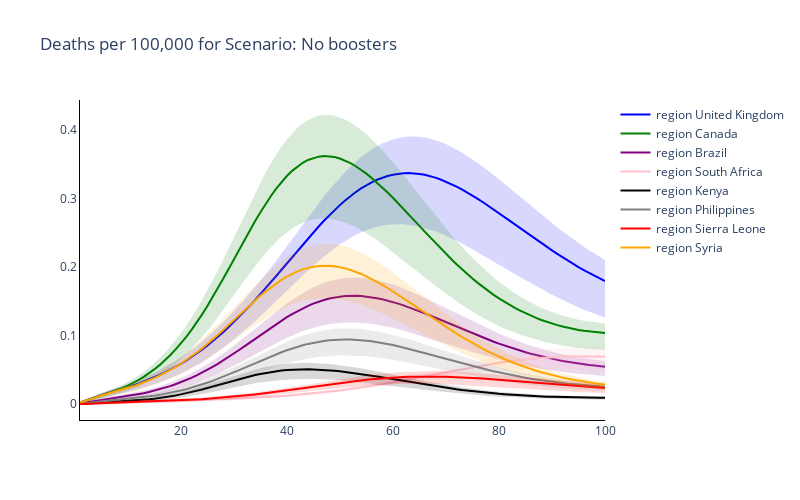
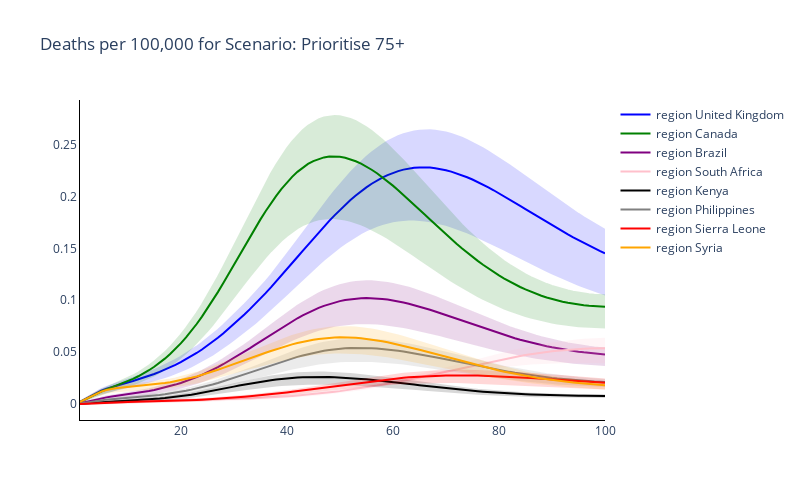
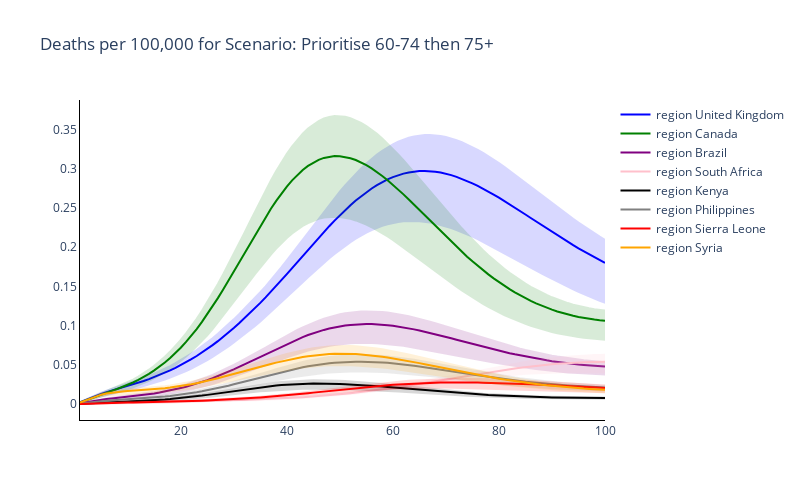
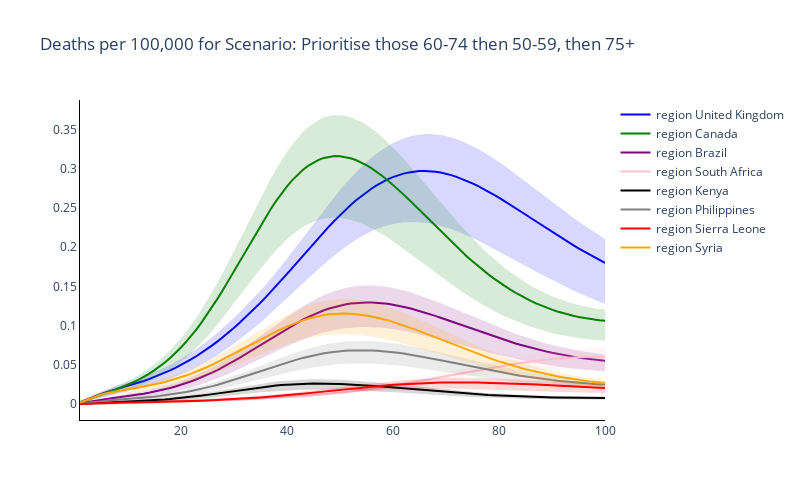

These figures' notebook cell, in order:
### Markdown cell above
### Plot the time series of numbers of deaths of the two regions

### Code cell
# Trace names - represent the solver used for the simulation
trace_name = ['region {}'.format(r) for r in regions]

# Plot for each boosting scenario
for s, scenario in enumerate(scenario_names):
    fig = go.Figure()
    # Plot (line plot for each solver method for each age)
    for r, reg in enumerate(regions):
        fig.add_trace(
            go.Scatter(
                y=total_new_deaths_mean[r][s, :],
                x=parameters.simulation_parameters.times,
                mode='lines',
                name=trace_name[r],
                line_color=colours[r],
            )
        )

        fig.add_trace(
            go.Scatter(
                y=total_new_deaths_upper[r][s, :].tolist() + total_new_deaths_lower[r][s, :].tolist()[::-1],
                x=parameters.simulation_parameters.times + parameters.simulation_parameters.times[::-1],
                mode='lines',
                name=trace_name[r],
                fill='toself',
                fillcolor=colours[r],
                line_color=colours[r],
                opacity=0.15,
                showlegend=False
            )
        )

    # Add axis labels
    fig.update_layout(
        boxmode='group',
        title='Deaths per 100,000 for Scenario: {}'.format(scenario),
        width=800,
        height=500,
        plot_bgcolor='white',
        xaxis=dict(linecolor='black'),
        yaxis=dict(linecolor='black'),
        hovermode='x unified'
        )

    fig.write_image('images/Deaths Scenario {}.pdf'.format(s+1))
    fig.show()
